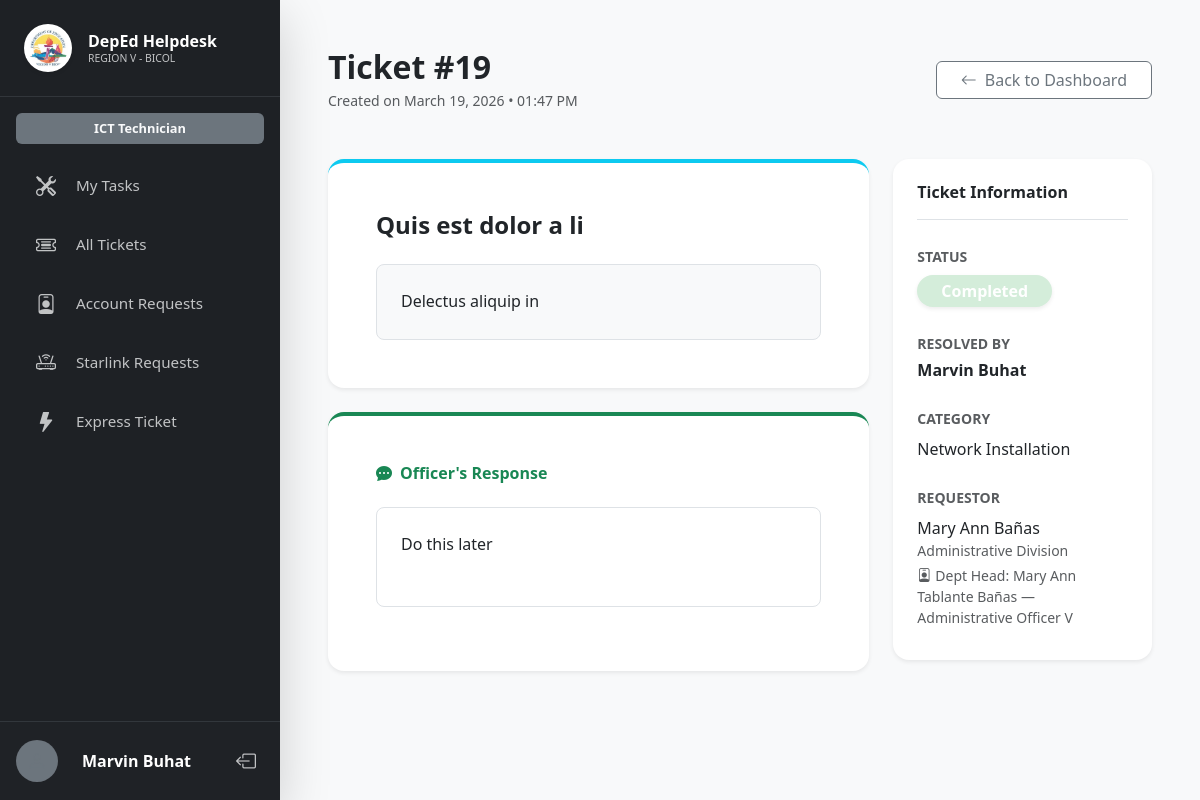
/view_ticket.php?id=19 (signed in), run on the app's committed database.
### tables this page shows
CREATE TABLE `ticket` (
  `ticketId` int NOT NULL,
  `subject` varchar(150) NOT NULL,
  `description` text NOT NULL,
  `priority` enum('Low','Medium','High','Express') DEFAULT 'Medium',
  `status` enum('Pending','Processing','Resolved','Completed') DEFAULT 'Pending',
  `remarks` text,
  `userId` int NOT NULL,
  `departmentId` int NOT NULL,
  `createdAt` timestamp NULL DEFAULT CURRENT_TIMESTAMP,
  `updatedAt` datetime DEFAULT CURRENT_TIMESTAMP ON UPDATE CURRENT_TIMESTAMP,
  `assignedTo` int DEFAULT NULL,
  `categoryId` int DEFAULT NULL,
  `technician_signature` longtext,
  `resolvedBy` int DEFAULT NULL,
  `resolvedAt` datetime DEFAULT NULL,
  `completedAt` datetime DEFAULT NULL,
  `release_reason` text,
  `released_at` datetime DEFAULT NULL
);

CREATE TABLE `users` (
  `userId` int NOT NULL,
  `employeeId` varchar(50) DEFAULT NULL,
  `email` varchar(100) NOT NULL,
  `role` enum('User','Officer','Technician') NOT NULL,
  `positionID` int DEFAULT NULL,
  `password` varchar(255) NOT NULL,
  `firstName` varchar(100) NOT NULL,
  `middleName` varchar(100) DEFAULT NULL,
  `lastName` varchar(100) NOT NULL,
  `suffix` varchar(20) DEFAULT NULL,
  `phone` varchar(20) DEFAULT NULL,
  `profilePicture` varchar(255) DEFAULT NULL,
  `departmentId` int NOT NULL,
  `divisionId` int DEFAULT NULL,
  `createdAt` timestamp NULL DEFAULT CURRENT_TIMESTAMP,
  `signature` longtext,
  `isActive` tinyint(1) DEFAULT '1',
  `activationToken` varchar(64) DEFAULT NULL,
  `tokenExpiresAt` datetime DEFAULT NULL,
  `isApproved` tinyint(1) DEFAULT '0',
  `googleId` varchar(64) DEFAULT NULL,
  `avatarUrl` varchar(512) DEFAULT NULL
);

CREATE TABLE `category` (
  `categoryId` int NOT NULL,
  `categoryName` varchar(50) NOT NULL,
  `categoryType` varchar(50) NOT NULL,
  `is_express_eligible` tinyint(1) DEFAULT '0'
);

CREATE TABLE `department` (
  `departmentId` int NOT NULL,
  `departmentCode` text NOT NULL,
  `departmentName` text NOT NULL,
  `section_unit` text NOT NULL,
  `departmentHead` int NOT NULL,
  `positionID` int DEFAULT NULL
);

CREATE TABLE `employees` (
  `employeeID` int(11) NOT NULL,
  `firstName` text NOT NULL,
  `middleName` text NOT NULL,
  `lastName` text NOT NULL,
  `extension` text DEFAULT NULL,
  `birthDate` date NOT NULL,
  `birthPlace` text DEFAULT NULL,
  `res_barangay` text NOT NULL,
  `res_municipality` text NOT NULL,
  `res_province` text NOT NULL,
  `res_zipcode` text NOT NULL,
  `res_region` text NOT NULL,
  `perm_barangay` text NOT NULL,
  `perm_municipality` text NOT NULL,
  `perm_province` text NOT NULL,
  `perm_zipcode` text NOT NULL,
  `perm_region` text NOT NULL,
  `citizenship` text NOT NULL,
  `sex` text NOT NULL,
  `civilStatus` text NOT NULL,
  `mobileNumber` text DEFAULT NULL,
  `emailAddress` varchar(299) NOT NULL,
  `height` text DEFAULT NULL,
  `weight` text DEFAULT NULL,
  `bloodType` text DEFAULT NULL,
  `GSIS` text DEFAULT NULL,
  `PAGIBIG` text DEFAULT NULL,
  `PHILHEALTH` text DEFAULT NULL,
  `TIN` text DEFAULT NULL,
  `SSS` text NOT NULL,
  `positionTitle` text NOT NULL,
  `appointmentStatus` text NOT NULL,
  `classification` text NOT NULL,
  `station` text NOT NULL,
  `originalAppointment` date NOT NULL,
  `telephoneNumber` text NOT NULL,
  `supervisorID` int(11) NOT NULL,
  `status` text NOT NULL
);

### view_ticket.php (the view, shortened to what this page needs)
<?php
require_once 'db.php';
$ticketId = $_GET['id'] ?? null;
$userId = $_SESSION['user_id'];
$role = $_SESSION['role'];
$sql = "SELECT t.*, u.firstName, u.lastName, u.email, d.departmentName, d.departmentHead, c.categoryName,
        tech.firstName AS techFirstName, tech.lastName AS techLastName,
        e.firstName AS h_fn, e.middleName AS h_mn, e.lastName AS h_ln, e.extension AS h_ext, e.positionTitle AS h_pos
        FROM ticket t
        JOIN users u ON t.userId = u.userId
        LEFT JOIN department d ON u.departmentId = d.departmentId
        LEFT JOIN employees e ON d.departmentHead = e.employeeID
        LEFT JOIN category c ON t.categoryId = c.categoryId
        LEFT JOIN users tech ON t.assignedTo = tech.userId
        WHERE t.ticketId = ?";
if ($role === 'User') {
    $sql .= " AND t.userId = ?";
    $stmt = $pdo->prepare($sql);
    $stmt->execute([$ticketId, $userId]);
} else {
    $stmt = $pdo->prepare($sql);
    $stmt->execute([$ticketId]);
}
$ticket = $stmt->fetch();
include 'head.php';
?>
<body>
    <div class="d-flex flex-column flex-md-row" style="min-height: 100vh;">
        <?php include 'sidebar.php'; ?>
        <div class="flex-grow-1 bg-light main-content" style="min-height: 100vh; overflow-y: auto;">
            <div class="container-fluid py-5 px-5">
                <div class="d-flex justify-content-between align-items-center mb-5">
                    <div>
                        <h2 class="fw-bold text-dark mb-0">Ticket #<?php echo htmlspecialchars($ticketId); ?></h2>
                        <div class="text-muted small mt-1">Created on <?php echo date("F d, Y \• h:i A", strtotime($ticket['createdAt'])); ?></div>
                    </div>
                    <a href="ticket_history.php" class="btn btn-outline-secondary px-4 bg-white"><i class="bi bi-arrow-left me-2"></i>Back to Dashboard</a>
                </div>
                <div class="row g-4">
                    <div class="col-lg-8">
                        <div class="card border-0 shadow-sm rounded-4 mb-4" style="border-top: 4px solid #0dcaf0 !important;">
                            <div class="card-body p-4 p-md-5">
                                <h4 class="fw-bold text-dark mb-4"><?php echo htmlspecialchars($ticket['subject']); ?></h4>
                                <div class="p-4 bg-light rounded-3 border text-dark" style="font-size: 1rem; line-height: 1.6;">
                                    <?php echo nl2br(htmlspecialchars($ticket['description'])); ?>
                                </div>
                            </div>
                        </div>
                        <?php if (!empty($ticket['remarks'])): ?>
                            <div class="card border-0 shadow-sm rounded-4" style="border-top: 4px solid #198754 !important;">
                                <div class="card-body p-4 p-md-5">
                                    <h6 class="fw-bold mb-4 text-success"><i class="bi bi-chat-dots-fill me-2"></i>Officer's Response</h6>
                                    <div class="p-4 border rounded-3 bg-white mb-3 text-dark" style="min-height: 100px;">
                                        <?php echo nl2br(htmlspecialchars($ticket['remarks'])); ?>
                                    </div>
                                </div>
                            </div>
                        <?php endif; ?>
                    </div>
                    <div class="col-lg-4">
                        <div class="card border-0 shadow-sm rounded-4 p-4 mb-4">
                            <h6 class="fw-bold mb-4 text-dark border-bottom pb-3">Ticket Information</h6>
                            <div class="mb-4">
                                <label class="small text-muted fw-bold text-uppercase mb-2">Status</label>
                                <div>
                                    <?php
                                    $statusBadge = 'bg-secondary text-white';
                                    if ($ticket['status'] == 'Completed') $statusBadge = 'bg-success text-white';
                                    ?>
                                    <span class="badge <?php echo $statusBadge; ?> fs-6 px-4 py-2 rounded-pill shadow-sm">
                                        <?php echo htmlspecialchars($ticket['status']); ?>
                                    </span>
                                </div>
                            </div>
                            <?php if (!empty($ticket['techFirstName'])): ?>
                                <div class="mb-4">
                                    <label class="small text-muted fw-bold text-uppercase mb-1">Resolved By</label>
                                    <div class="fw-bold text-dark"><?php echo htmlspecialchars($ticket['techFirstName'] . ' ' . $ticket['techLastName']); ?></div>
                                </div>
                            <?php endif; ?>
                            <div class="mb-4">
                                <label class="small text-muted fw-bold text-uppercase mb-2">Category</label>
                                <div class="text-dark fs-6"><?php echo htmlspecialchars($ticket['categoryName'] ?? 'Uncategorized'); ?></div>
                            </div>
                            <div class="mb-2">
                                <label class="small text-muted fw-bold text-uppercase mb-2">Requestor</label>
                                <div class="text-dark"><?php echo htmlspecialchars($ticket['firstName'] . ' ' . $ticket['lastName']); ?></div>
                                <div class="small text-muted"><?php echo htmlspecialchars($ticket['departmentName'] ?? 'No Department'); ?></div>
                                <?php
                                $headName = trim(($ticket['h_fn'] ?? '') . ' ' . ($ticket['h_mn'] ?? '') . ' ' . ($ticket['h_ln'] ?? '') . ' ' . ($ticket['h_ext'] ?? ''));
                                $headName = trim(preg_replace('/\s+/', ' ', $headName));
                                if ($headName): ?>
                                <div class="small text-muted mt-1"><i class="bi bi-person-badge me-1"></i>Dept Head: <?php echo htmlspecialchars($headName . ' — ' . ($ticket['h_pos'] ?? 'N/A')); ?></div>
                                <?php endif; ?>
                            </div>
                        </div>
                    </div>
                </div>
            </div>
        </div>
    </div>
</body>
</html>

### style.css (style rules this page uses)
:root { --deped-green: #1b5e20; --deped-gold: #fbc02d; --sidebar-bg: #1a1c1e; --bg-light: #f4f6f9; --card-radius: 12px; }
body { font-family: 'Segoe UI', Tahoma, Geneva, Verdana, sans-serif; background-color: var(--bg-light); }
.main-content { margin-left: 280px; width: calc(100% - 280px); }
.badge.bg-success { background-color: #d4edda !important; color: #155724; }

### data on the page
ticket: createdAt "March 19, 2026 • 01:47 PM", subject "Quis est dolor a li", description "Delectus aliquip in", remarks "Do this later", status "Completed", assignedTo.lastName "Marvin Buhat", categoryId.categoryName "Network Installation", userId.lastName "Mary Ann Bañas", department.departmentName "Administrative Division", employees.firstName+middleName+lastName "Mary Ann Tablante Bañas — Administrative Officer V"

### other printed values
$displayName "Marvin Buhat"
$ticketId "19"
